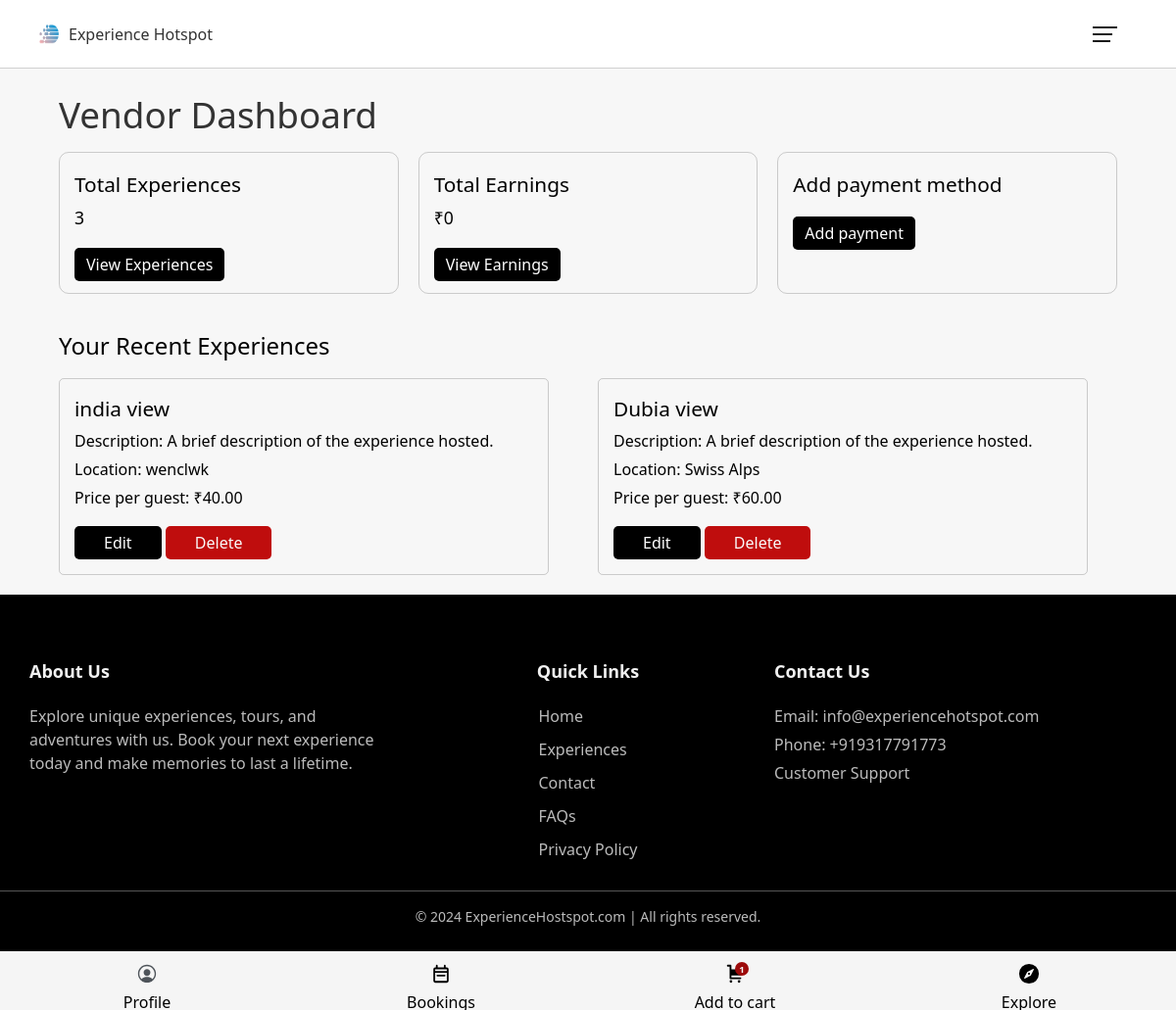
The page /vendor/dashboard (signed in) on the database its author committed.
### base/models.py (models this page shows, shortened)
class Experience(models.Model):
    CATEGORY_CHOICES = [
        ('adventure_outdoor', 'Adventure & Outdoor'),
        ('cultural_historical', 'Cultural & Historical'),
        ('food_drink', 'Food & Drink'),
        ('wellness_relaxation', 'Wellness & Relaxation'),
        ('entertainment_shows', 'Entertainment & Shows'),
        ('workshops_learning', 'Workshops & Learning'),
        ('nature_wildlife', 'Nature & Wildlife'),
        ('water_activities', 'Water Activities'),
        ('romantic_special', 'Romantic & Special Occasions'),
        ('family_friendly', 'Family-Friendly'),
        ('luxury_experiences', 'Luxury Experiences'),
        ('seasonal_holiday', 'Seasonal & Holiday'),
    ]
    title = models.CharField(max_length=255)
    description = models.TextField()
    category = models.CharField(max_length=50, choices=CATEGORY_CHOICES)
    location = models.CharField(max_length=255)
    private_group_price = models.DecimalField(max_digits=10, decimal_places=2, blank=True, null=True)
    private_group_max_guests = models.PositiveIntegerField(default=10)  # Number of guests for private group pricing
    price_per_guest = models.DecimalField(max_digits=10, decimal_places=2, blank=True, null=True)  # Price per guest
    discount_price = models.DecimalField(max_digits=10, decimal_places=2, blank=True, null=True)  # Discount price (if applicable)
    extra_services = models.JSONField(blank=True, null=True)  # Store extra services and prices in JSON format
    available_slots = models.IntegerField(blank=True, null=True)
    calendar_view = models.JSONField(blank=True, null=True)  # Visual representation of available time slots
    sessions_per_day = models.PositiveIntegerField(default=1)  # Number of sessions per day
    min_guests = models.PositiveIntegerField(default=1)  # Minimum number of guests
    max_guests = models.PositiveIntegerField(default=20)  # Maximum number of guests
    created_at = models.DateTimeField(auto_now_add=True)
    updated_at = models.DateTimeField(auto_now=True)
    vendor = models.ForeignKey('VendorProfile', on_delete=models.CASCADE, related_name='experiences')
    vendor_user = models.ForeignKey('UserProfile', on_delete=models.CASCADE, null=True)
    guest = models.IntegerField(default=0)
    images = models.ImageField(upload_to='experience_images/', null=True, blank=True)  # Image upload
    videos = models.FileField(upload_to='experience_videos/', null=True, blank=True)  # Vendor video upload
    tags = models.CharField(max_length=255, blank=True)  # Comma-separated tags for searching/filtering
    rating = models.DecimalField(max_digits=3, decimal_places=2, default=0.0)  # Average rating
    is_featured = models.BooleanField(default=False)  # Flag for featured experiences
    duration = models.CharField(max_length=50)  # Duration of the experience (e.g., "3 hours", "2 days")
    requirements = models.TextField(blank=True)  # Optional special requirements
    what_to_bring = models.TextField(blank=True)  # Optional list of recommended things to bring
    paypal = models.ForeignKey('Vendorpaypal', on_delete=models.CASCADE, null=True, blank=True)

### Vendors/views.py (the view)
# urls.py: path('dashboard',views.dashboard,name="dashboard"),
@login_required(login_url='signin')
def dashboard(request):
    user = request.user
    vendor_profile = VendorProfile.objects.get(user=user)
    if Vendorpaypal.objects.filter(user=user).exists():
        paypal = Vendorpaypal.objects.get(user=user)
    vendor_experiences = Experience.objects.filter(vendor=vendor_profile)
    transactions = Transaction.objects.filter(experience__in=vendor_experiences, is_paid=True)
    total_earnings = transactions.aggregate(Sum('amount'))['amount__sum'] or 0
    experience_number = Experience.objects.filter(vendor__user=request.user).count()
    latest_experiences = Experience.objects.filter(vendor__user=request.user).order_by('-created_at')[:2]
    context = {
        'experience_number':experience_number,
        'latest_experiences':latest_experiences,
        'total_earnings':total_earnings,
        'paypal':paypal
    }
    return render (request, 'vendor/dashboard.html',context)

### base/templates/vendor/dashboard.html (shortened to what this page needs)
{% extends "base.html" %}
{% load static %}
{% block context %}
<!DOCTYPE html>
<html lang="en">
<head>
</head>
<body>
<div class="dashboard-page">
    <div class="wrapper">
        <h1 class = "page-head">Vendor Dashboard</h1>
        <div class="card-container grid">
            <div class="card">
                <div class="card-body">
                    <h5 class="card-title">Total Experiences</h5>
                    <p class="card-text">{{experience_number}}</p>
                    <a href="{% url 'vendor:vendor_list' %}" class="btn btn-black">View Experiences</a>
                </div>
            </div>
            <div class="card">
                <div class="card-body">
                    <h5 class="card-title">Total Earnings</h5>
                    <p class="card-text">₹{{total_earnings}}</p>
                    <a href="{% url 'vendor:earn' %}" class="btn btn-black">View Earnings</a>
                </div>
            </div>
            <div class="card">
                <div class="card-body">
                    <h5 class="card-title">Add payment method</h5>
                    <a href="{% url 'vendor:payment' %}" class="btn btn-black">Add payment</a>
                </div>
            </div>
        </div>
        <h2 class = "recent-experience-head">Your Recent Experiences</h2>
        <div class="experience-card-container grid">
            {% for latest_experiences in latest_experiences %}
               <div class="experience-card">
                   <h5 class = "experience-card-head">{{latest_experiences.title}}</h5>
                   <p class = "experience-card-text">Description: A brief description of the experience hosted.</p>
                   <p class = "experience-card-text">Location: {{latest_experiences.location}}</p>
                   <p class = "experience-card-text">Price per guest: ₹{{latest_experiences.price_per_guest }}</p>
                   <a href="{% url 'vendor:vendor_edit' latest_experiences.title  %}" class="btn btn-black">Edit</a>
                   <a href="{% url 'vendor:delete_expricence' latest_experiences.pk  %}" class="btn btn-danger">Delete</a>
               </div>
               {%endfor%}
        </div>
    </div>
</div>
</body>
</html>
{% endblock context %}

### base/static/css/style.css (style rules this page uses)
* { box-sizing: border-box; }
:root { --font-family: system-ui, -apple-system, BlinkMacSystemFont, 'Segoe UI', Roboto, Oxygen, Ubuntu, Cantarell, 'Open Sans', 'Helvetica Neue', sans-serif; --bg-clr : #7c89f1; --logo-clr: #5172bb; --outline-clr : #a492de; --btn-clr : #7138ff; --variant-clr : #217ef7; --light-text-clr : hsl(0,0%,98%); }
html { scroll-behavior: smooth; }
body { margin : 0; padding : 0; font-family: var(--font-family); line-height: 1.5; }
.wrapper { width : 90%; max-width : 1200px; margin-inline: auto; }
.grid { display: grid; grid-template-columns: repeat(auto-fit, minmax(280px, 1fr)); gap : 20px; }
h2,h3,h4,p { margin :5px 0; }
a { text-decoration: none; color : black; }
.dashboard-page { padding : 20px 0px; }
.page-head { font-weight: 500; font-size: 2.3rem; margin: 0px 0px 10px; }
.experience-card { border: 1px solid hsla(0, 0%, 10%, .2); padding: 15px; max-width: 500px; border-radius: 5px; transition : box-shadow .3s ease; }
.experience-card-head { margin : 0; font-size: 1.3rem; font-weight: 500; }
.experience-card .btn { padding : 5px 30px }
.btn { padding : 5px 12px; display: inline-block; border-radius: 5px; }
.btn-black { background-color: black; color: white; }

### base/templates/vendor/dashboard.html (style rules this page uses)
body { background-color: #f7f7f7; }
h1 { color: #333; margin-bottom: 30px; }
.card-container { margin-bottom: 35px; }
.card { padding : 12px 15px; border : 1px solid hsla(0,0%,10%,.2); transition: box-shadow 0.3s; border-radius: 10px; }
.card-title { margin: 5px 0; font-size: 1.3rem; font-weight: 500; }
.card-text { font-size: 1.1rem; margin-top: 0px; }
.btn { padding : 5px 12px; display: inline-block; border-radius: 5px; }
.btn-black { background-color: black; color: white; margin-top: 12px; }
.btn-danger { background-color: hsl(0, 87%, 40%); color : hsl(0,0%,98%); }
.recent-experience-head { font-weight: 500; margin-bottom: 15px; }

### rows shown on the page
Experience: title "india view", location "wenclwk", price_per_guest "40.00"
Experience: title "Dubia view", location "Swiss Alps", price_per_guest "60.00"

### other values the page prints
{{ experience_number }} "3"
{{ total_earnings }} "0"
